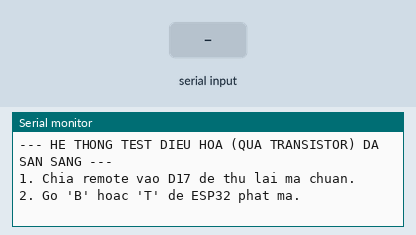
Recording of a sketch running on a simulated ESP8266 (NodeMCU). Parts: the last lines printed to the serial monitor. Inputs (shaded band) come from the test bench.

Above: at 2.2 s.
2.3 s: "B" received over Serial
At 2.8 s:
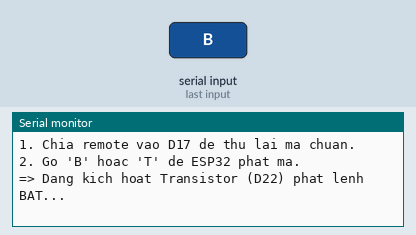
3.8 s: "T" received over Serial
At 5.2 s:
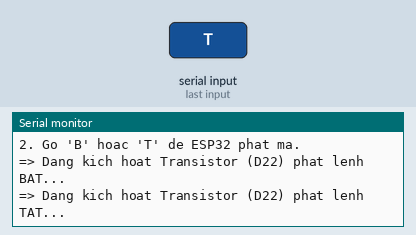

Measured:
- after the input at 2.3 s, the serial monitor: prints a new line at once (image 1)
- after the input at 3.8 s, the serial monitor: prints a new line at once (image 2)

The sketch:

IR_Raw_AC_Test.ino
```cpp
/*
  Code Test Hồng Ngoại (Khuếch đại qua Transistor 2N2222)
  Chân kết nối:
  - Mat thu IR (D17)
  - Mat phat IR qua chân B của Transistor (D22)
*/

#include <Arduino.h>
#include <IRremoteESP8266.h>
#include <IRsend.h>
#include <IRrecv.h>
#include <IRutils.h>

const uint16_t IR_RECV_PIN = 17;
const uint16_t IR_SEND_PIN = 22;

// Tăng thời gian chờ lên 50ms để bắt trọn bộ lệnh dài của điều hòa Toshiba
IRrecv irrecv(IR_RECV_PIN, 1024, 50, true);
decode_results ir_results;
IRsend irsend(IR_SEND_PIN);

// =======================================================
// DÁN MÃ BẬT / TẮT (RAW DATA) MỚI VÀO ĐÂY
// =======================================================
uint16_t ac_on_code[] = {4444, 4336,  594, 1556,  596, 476,  600, 1554,  596, 1554,  594, 478,  596, 480,  596, 1556,  594, 478,  596, 478,  598, 1556,  592, 480,  598, 476,  598, 1556,  594, 1556,  598, 478,  596, 1552,  598, 478,  596, 478,  596, 478,  596, 1554,  596, 1558,  592, 1556,  596, 1552,  598, 1558,  592, 1556,  596, 1558,  592, 1582,  568, 480,  596, 480,  594, 478,  596, 480,  598, 478,  594, 1558,  592, 1558,  594, 480,  596, 1554,  592, 1584,  568, 480,  598, 478,  598, 478,  592, 480,  596, 480,  596, 1558,  592, 480,  598, 476,  596, 1556,  592, 1558,  592, 1584,  568, 5152,  4452, 4336,  594, 1558,  590, 484,  594, 1558,  590, 1562,  590, 482,  592, 484,  592, 1560,  590, 482,  592, 484,  592, 1558,  588, 486,  594, 484,  588, 1562,  588, 1562,  592, 482,  590, 1562,  588, 486,  592, 482,  594, 482,  590, 1560,  590, 1560,  564, 1588,  562, 1586,  588, 1564,  560, 1590,  562, 1588,  562, 1586,  562, 512,  596, 480,  596, 478,  598, 478,  588, 488,  590, 1560,  564, 1586,  590, 486,  594, 1556,  590, 1560,  592, 482,  596, 476,  598, 478,  592, 480,  600, 478,  600, 1550,  588, 484,  602, 472,  600, 1552,  592, 1558,  594, 1556,  598};
uint16_t ac_off_code[] = {4456, 4332,  596, 1580,  544, 504,  602, 1552,  592, 1556,  596, 478,  600, 476,  602, 1576,  570, 478,  598, 478,  600, 1554,  594, 478,  600, 476,  598, 1578,  570, 1584,  566, 478,  596, 1556,  596, 478,  596, 1554,  572, 1582,  594, 1556,  594, 1556,  594, 478,  598, 1580,  570, 1556,  592, 1558,  596, 476,  596, 478,  598, 478,  596, 478,  602, 1554,  592, 478,  598, 478,  596, 1556,  594, 1556,  594, 1558,  594, 476,  596, 478,  596, 480,  594, 478,  598, 478,  594, 482,  596, 478,  572, 504,  572, 1606,  554, 1572,  568, 1582,  568, 1582,  594, 1556,  594, 5148,  4456, 4332,  596, 1556,  594, 480,  570, 1580,  570, 1582,  592, 482,  592, 480,  602, 1552,  570, 504,  594, 482,  594, 1560,  592, 478,  594, 482,  570, 1580,  592, 1560,  588, 484,  594, 1556,  590, 486,  590, 1560,  588, 1562,  584, 1566,  592, 1562,  588, 486,  584, 1566,  590, 1560,  590, 1560,  568, 506,  568, 508,  568, 508,  570, 504,  596, 1556,  562, 510,  598, 478,  590, 1562,  562, 1588,  590, 1560,  590, 482,  594, 482,  594, 480,  602, 474,  598, 474,  598, 478,  596, 476,  604, 472,  600, 1552,  592, 1560,  592, 1556,  592, 1560,  590, 1558,  596};
// =======================================================

void setup() {
  Serial.begin(115200);
  delay(1000);

  irsend.begin();
  irrecv.enableIRIn();

  Serial.println("\n--- HE THONG TEST DIEU HOA (QUA TRANSISTOR) DA SAN SANG ---");
  Serial.println("1. Chia remote vao D17 de thu lai ma chuan.");
  Serial.println("2. Go 'B' hoac 'T' de ESP32 phat ma.");
}

void loop() {
  // 1. THU LẠI LỆNH MỚI (CHỐNG NHIễU, CHỐNG NGẮT)
  if (irrecv.decode(&ir_results)) {
    Serial.println("\n===== TIN HIEU REMOTE MOI =====");
    Serial.println(resultToSourceCode(&ir_results));
    Serial.println("===============================\n");
    irrecv.resume();
  }

  // 2. PHÁT LỆNH QUA TRANSISTOR
  if (Serial.available() > 0) {
    char cmd = Serial.read();

    if (cmd == 'B' || cmd == 'b') {
      Serial.println("=> Dang kich hoat Transistor (D22) phat lenh BAT...");
      irsend.sendRaw(ac_on_code, sizeof(ac_on_code)/sizeof(ac_on_code[0]), 38);
      irrecv.enableIRIn();
    }
    else if (cmd == 'T' || cmd == 't') {
      Serial.println("=> Dang kich hoat Transistor (D22) phat lenh TAT...");
      irsend.sendRaw(ac_off_code, sizeof(ac_off_code)/sizeof(ac_off_code[0]), 38);
      irrecv.enableIRIn();
    }
  }
}
```
